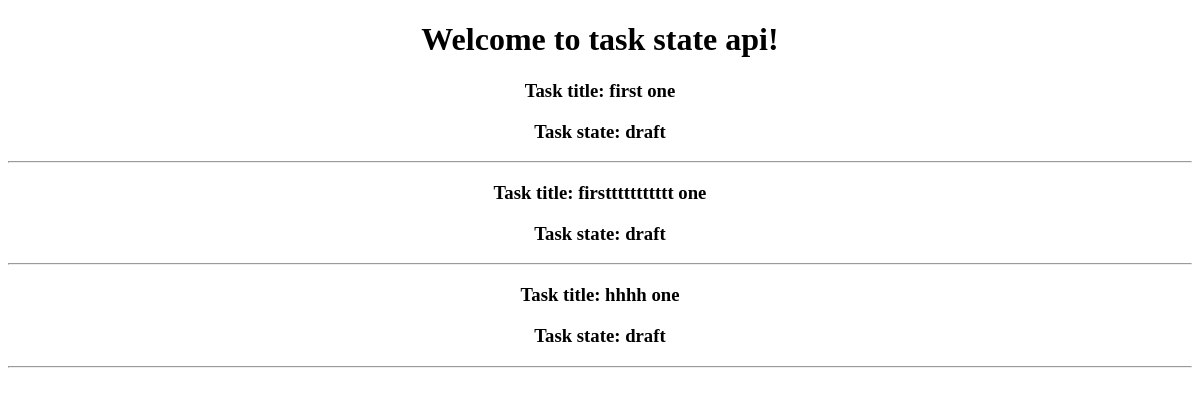
The app's page /, older data.
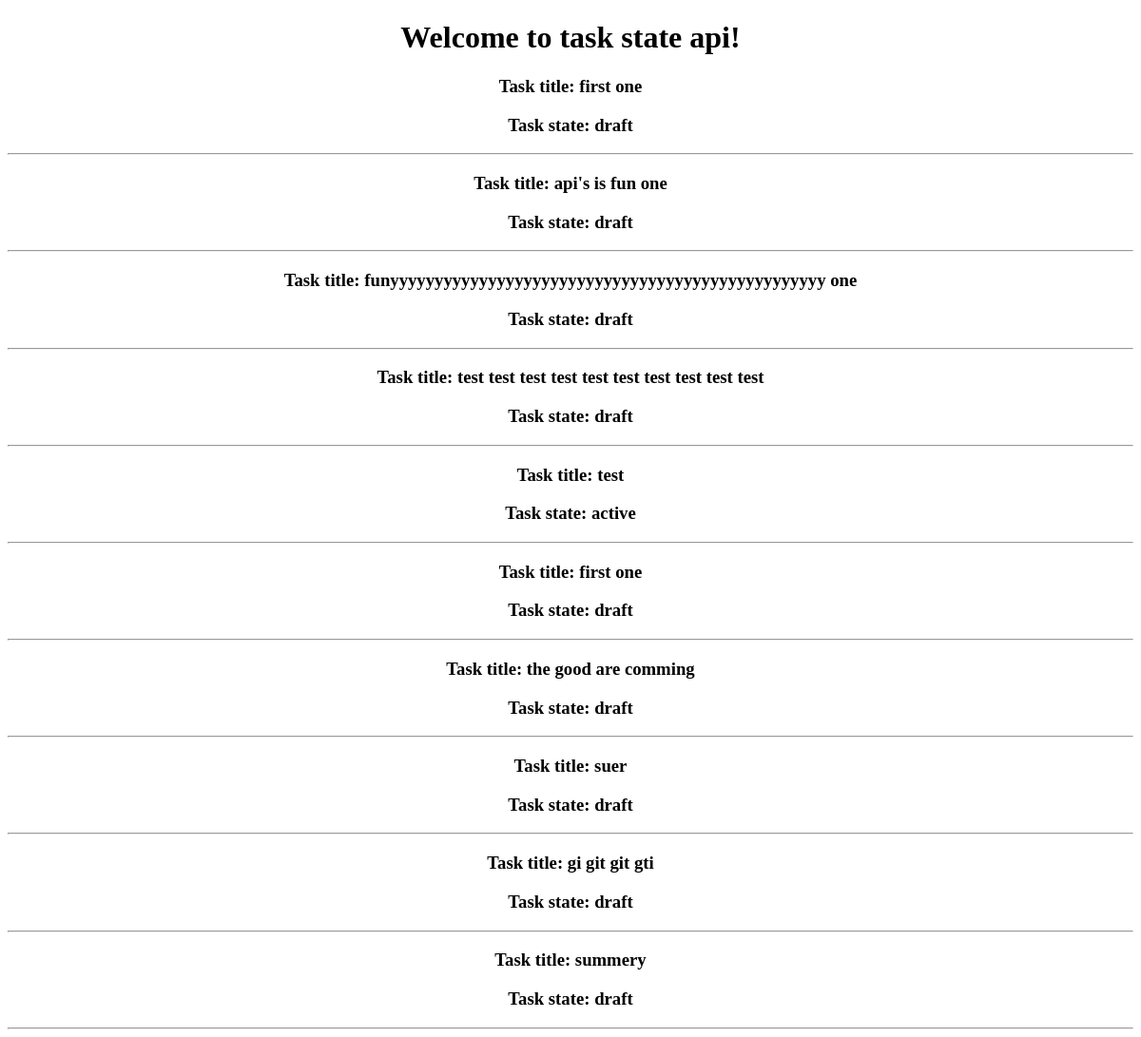
The same page, newer data.
### api/models.py (models this page shows, shortened)
class Task(models.Model):
    CHOICES = (
        ('draft', 'Draft'),
        ('active', 'Active'),
        ('done', 'Done'),
        ('archived', 'Archived'),
    )
    title = models.TextField()
    state = models.CharField(max_length = 9, choices=CHOICES)

### api/views.py (the view)
# urls.py: path('', index, name='home'),
def index(request):
    tasks = Task.objects.all()
    return render(request, 'api/index.html', {'tasks':tasks})

### api/templates/api/index.html (shortened to what this page needs)
{% load static %}
<!DOCTYPE html>
<html lang="en">
<head>
    <link rel="stylesheet" href="{% static 'css/style.css' %}">
</head>
<body>
	<h1>Welcome to task state api!</h1>
	{% for task in tasks %}
		<h3> Task title: {{task.title}} </h3>
		<h3> Task state: {{task.state}} </h3><hr>
	{% endfor %}
</body>
</html>

### api/templates/api/index.html (style rules this page uses)
body { text-align: center; }

Row changes from the older to the newer data that the page shows:
changed Task: title "firsttttttttttt one" → "api's is fun one"
changed Task: title "hhhh one" → "funyyyyyyyyyyyyyyyyyyyyyyyyyyyyyyyyyyyyyyyyyyyyyyyyy one"
added Task: title "test test test test test test test test test test", state "draft"
added Task: title "test", state "active"
added Task: title "first one", state "draft"
added Task: title "the good are comming", state "draft"
added Task: title "suer", state "draft"
added Task: title "gi git git gti", state "draft"
added Task: title "summery", state "draft"
